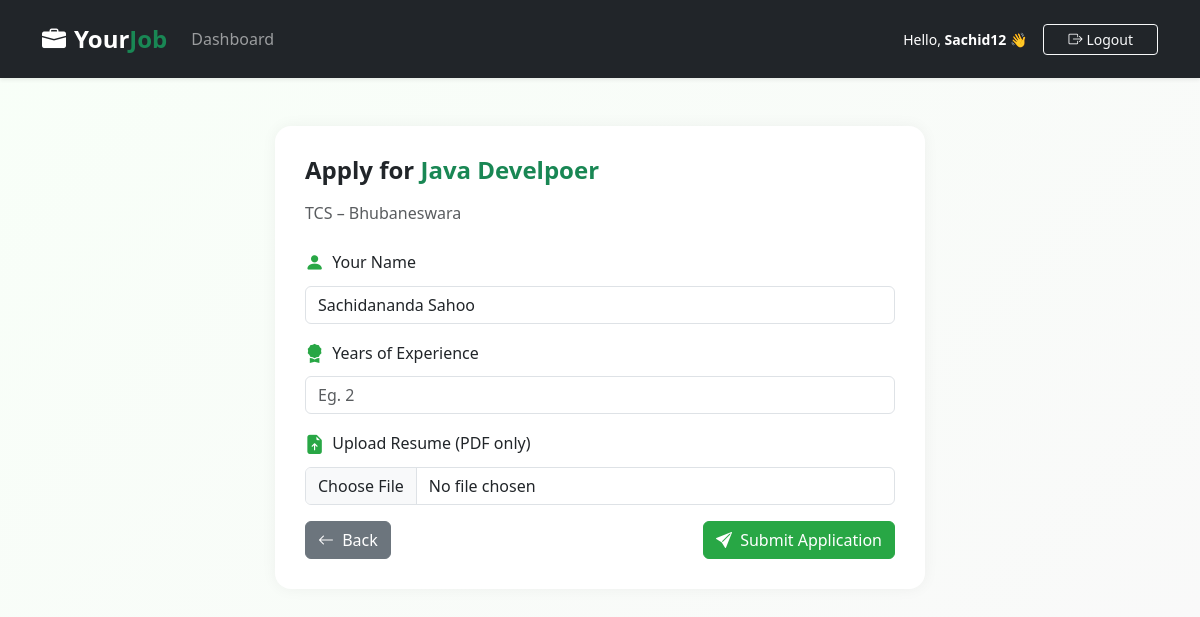
Screenshot of /apply/2/ (signed in) with the database file from the repository.
### login/models.py (models this page shows, shortened)
class Job(models.Model):
    title = models.CharField(max_length=255)
    company = models.CharField(max_length=255)
    location = models.CharField(max_length=100)
    job_type = models.CharField(max_length=20, choices=JOB_TYPE_CHOICES)
    description = models.TextField()
    posted_by = models.ForeignKey(User, on_delete=models.CASCADE)
    created_at = models.DateTimeField(auto_now_add=True)

class UserProfile(models.Model):
    user = models.OneToOneField(User, on_delete=models.CASCADE)
    full_name = models.CharField(max_length=255)
    phone = models.CharField(max_length=20, blank=True)
    gender = models.CharField(max_length=10, choices=[('male', 'Male'), ('female', 'Female'), ('other', 'Other')])
    image = models.ImageField(upload_to='profile_pics/', blank=True, null=True)
    job_profile = models.CharField(max_length=255, blank=True)
    headline = models.CharField(max_length=255, blank=True)  # Short tagline
    resume = models.FileField(upload_to='profile_resumes/', blank=True, null=True)

### login/views.py (the view, shortened to what this page needs)
# urls.py: path('apply/<int:job_id>/', views.apply_job, name='apply_job'),
@login_required
def apply_job(request, job_id):
    job = get_object_or_404(Job, id=job_id)
    profile = UserProfile.objects.filter(user=request.user).first()
    return render(request, 'apply_job.html', {
        'job': job,
        'profile': profile,
    })

### login/templates/apply_job.html (shortened to what this page needs)
<!DOCTYPE html>
<html lang="en">
<head>
  <link href="https://cdn.jsdelivr.net/npm/bootstrap@5.3.0/dist/css/bootstrap.min.css" rel="stylesheet">
  <link href="https://cdn.jsdelivr.net/npm/bootstrap-icons@1.10.5/font/bootstrap-icons.css" rel="stylesheet">
</head>
<body>
<nav class="navbar navbar-expand-lg navbar-dark bg-dark shadow-sm py-3 sticky-top">
  <div class="container">
    <a class="navbar-brand fw-bold fs-4" href="{% url 'home' %}">
      <i class="bi bi-briefcase-fill me-2"></i>Your<span class="text-success">Job</span>
    </a>
    <div class="collapse navbar-collapse" id="navbarApply">
      <ul class="navbar-nav me-auto">
        <li class="nav-item">
          <a class="nav-link" href="{% url 'dashboard' %}">Dashboard</a>
        </li>
      </ul>
      <div class="d-flex gap-3 align-items-center">
        <span class="text-white small">Hello, <strong>{{ request.user.username }}</strong> 👋</span>
        <a href="{% url 'logout' %}" class="btn btn-outline-light btn-sm px-4">
          <i class="bi bi-box-arrow-right me-1"></i>Logout
        </a>
      </div>
    </div>
  </div>
</nav>
<div class="container my-5">
  <div class="form-wrapper mx-auto">
    <h4 class="mb-3 fw-bold">Apply for <span class="text-success">{{ job.title }}</span></h4>
    <p class="text-muted mb-4">{{ job.company }} – {{ job.location }}</p>
    <form method="post" enctype="multipart/form-data">
      <div class="mb-3">
        <label class="form-label"><i class="bi bi-person-fill form-icon"></i>Your Name</label>
        <input type="text" name="name" class="form-control" required
               value="{{ profile.full_name }}">
      </div>
      <div class="mb-3">
        <label class="form-label"><i class="bi bi-award-fill form-icon"></i>Years of Experience</label>
        <input type="number" name="experience" class="form-control" min="0" placeholder="Eg. 2" required>
      </div>
      <div class="mb-3">
        <label class="form-label"><i class="bi bi-file-earmark-arrow-up-fill form-icon"></i>Upload Resume (PDF only)</label>
        <input type="file" name="resume" class="form-control" accept=".pdf" required>
      </div>
      <div class="d-flex justify-content-between">
        <a href="{% url 'dashboard' %}" class="btn btn-secondary">
          <i class="bi bi-arrow-left me-1"></i> Back
        </a>
        <button type="submit" class="btn btn-primary">
          <i class="bi bi-send-fill me-1"></i> Submit Application
        </button>
      </div>
    </form>
  </div>
</div>
</body>
</html>

### login/templates/apply_job.html (style rules this page uses)
body { background: linear-gradient(135deg, #f8fff8, #f9f9f9); font-family: 'Segoe UI', sans-serif; }
.form-wrapper { max-width: 650px; background: #fff; padding: 30px; border-radius: 16px; box-shadow: 0 0 15px rgba(0, 0, 0, 0.05); animation: fadeIn 0.4s ease-in-out; }
.form-label { font-weight: 500; }
.btn-primary { background-color: #28a745; border-color: #28a745; }
.form-icon { font-size: 1.2rem; margin-right: 8px; vertical-align: middle; color: #28a745; }

### rows the page displays
Job: title "Java Develpoer", company "TCS", location "Bhubaneswara"
UserProfile: name "Sachidananda Sahoo"

### other values shown
{{ request.user.username }} "Sachid12"
